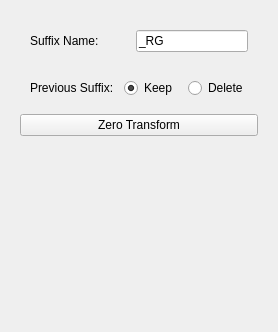
          <widget class="QWidget" name="page_mirror">
           <property name="geometry">
            <rect>
             <x>0</x>
             <y>0</y>
             <width>256</width>
             <height>332</height>
            </rect>
           </property>
           <attribute name="label">
            <string>Zero Transform</string>
           </attribute>
           <layout class="QVBoxLayout" name="verticalLayout_12">
            <item>
             <widget class="QWidget" name="zero_grp" native="true">
              <property name="sizePolicy">
               <sizepolicy hsizetype="Preferred" vsizetype="Minimum">
                <horstretch>0</horstretch>
                <verstretch>0</verstretch>
               </sizepolicy>
              </property>
              <property name="minimumSize">
               <size>
                <width>0</width>
                <height>100</height>
               </size>
              </property>
              <layout class="QVBoxLayout" name="verticalLayout_9">
               <item>
                <layout class="QHBoxLayout" name="horizontalLayout_10">
                 <property name="leftMargin">
                  <number>10</number>
                 </property>
                 <property name="topMargin">
                  <number>10</number>
                 </property>
                 <property name="rightMargin">
                  <number>10</number>
                 </property>
                 <property name="bottomMargin">
                  <number>10</number>
                 </property>
                 <item>
                  <widget class="QLabel" name="label_suffix">
                   <property name="sizePolicy">
                    <sizepolicy hsizetype="Minimum" vsizetype="Preferred">
                     <horstretch>0</horstretch>
                     <verstretch>0</verstretch>
                    </sizepolicy>
                   </property>
                   <property name="minimumSize">
                    <size>
                     <width>100</width>
                     <height>0</height>
                    </size>
                   </property>
                   <property name="text">
                    <string>Suffix Name:</string>
                   </property>
                  </widget>
                 </item>
                 <item>
                  <widget class="QLineEdit" name="suffix_edit">
                   <property name="text">
                    <string>_RG</string>
                   </property>
                  </widget>
                 </item>
                </layout>
               </item>
               <item>
                <layout class="QHBoxLayout" name="horizontalLayout_11">
                 <property name="spacing">
                  <number>10</number>
                 </property>
                 <property name="leftMargin">
                  <number>10</number>
                 </property>
                 <property name="topMargin">
                  <number>10</number>
                 </property>
                 <property name="rightMargin">
                  <number>10</number>
                 </property>
                 <property name="bottomMargin">
                  <number>10</number>
                 </property>
                 <item>
                  <widget class="QLabel" name="suffix_label">
                   <property name="text">
                    <string>Previous Suffix:</string>
                   </property>
                  </widget>
                 </item>
                 <item>
                  <widget class="QRadioButton" name="suffix_keep">
                   <property name="text">
                    <string>Keep</string>
                   </property>
                   <property name="checked">
                    <bool>true</bool>
                   </property>
                  </widget>
                 </item>
                 <item>
                  <widget class="QRadioButton" name="suffix_delete">
                   <property name="text">
                    <string>Delete</string>
                   </property>
                  </widget>
                 </item>
                </layout>
               </item>
               <item>
                <widget class="QPushButton" name="zero_btn">
                 <property name="text">
                  <string>Zero Transform</string>
                 </property>
                </widget>
               </item>
               <item>
                <spacer name="verticalSpacer_4">
                 <property name="orientation">
                  <enum>Qt::Vertical</enum>
                 </property>
                 <property name="sizeHint" stdset="0">
                  <size>
                   <width>20</width>
                   <height>40</height>
                  </size>
                 </property>
                </spacer>
               </item>
              </layout>
             </widget>
            </item>
           </layout>
          </widget>
